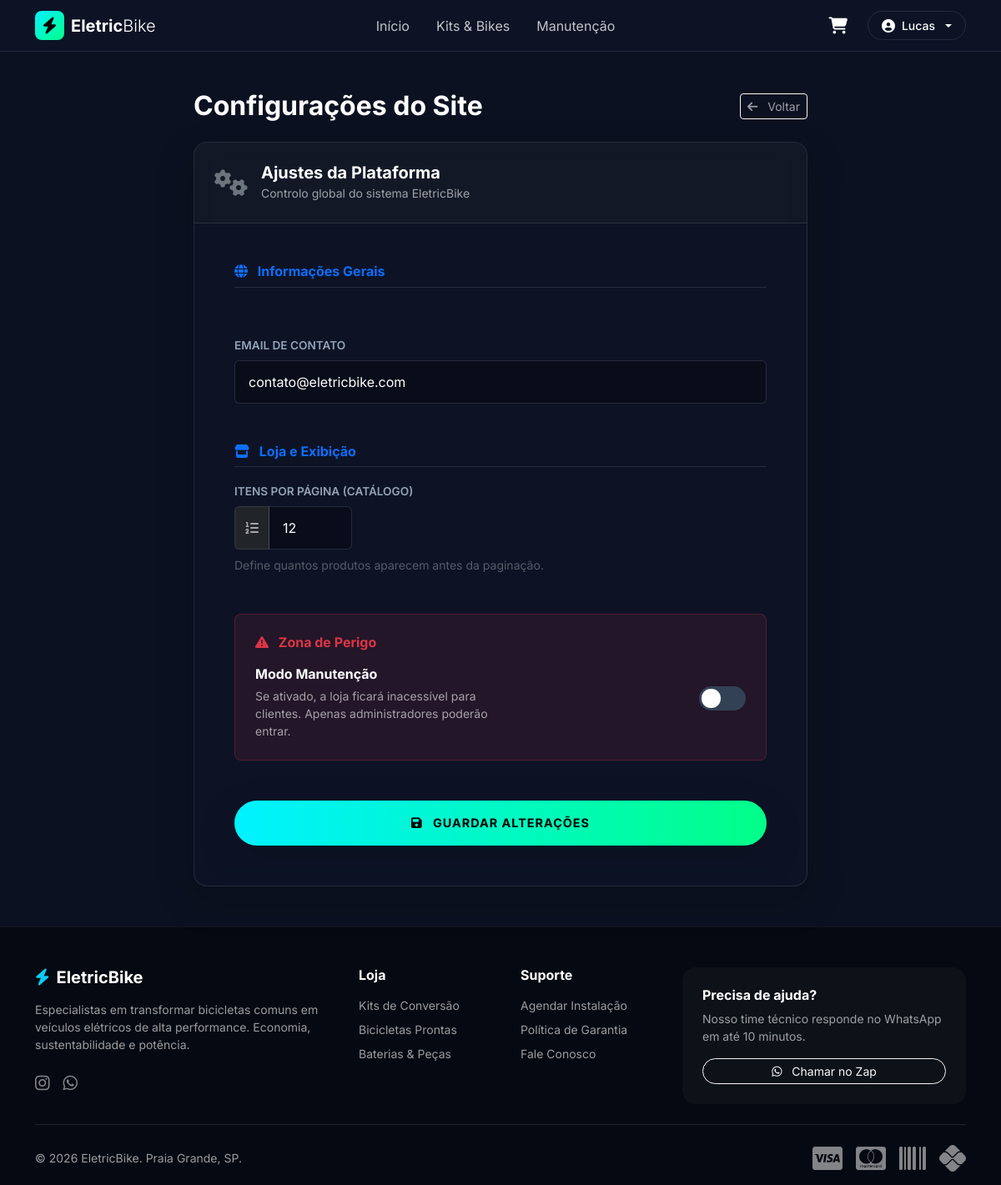
Page /settings/ (signed in) on the committed database.
### apps/Accounts/models.py (models this page shows, shortened)
class User(AbstractUser, TimeStampedModel):
    username = None
    email = models.EmailField('Email', unique=True)
    is_client = models.BooleanField("É Cliente?", default=False)
    is_staff_member = models.BooleanField("É da Equipe?", default=False)
    USERNAME_FIELD = 'email'
    REQUIRED_FIELDS = []
    objects = CustomUserManager()

### apps/Staff/models.py (models this page shows, shortened)
class SiteConfiguration(TimeStampedModel):
    site_name = models.CharField("Nome do Site", max_length=100, default="EletricBike")
    contact_email = models.EmailField("Email de Contato", default="contato@eletricbike.com")
    whatsapp_number = models.CharField("WhatsApp", max_length=20, blank=True)
    maintenance_mode = models.BooleanField("Modo Manutenção", default=False)
    free_shipping_threshold = models.DecimalField("Frete Grátis acima de (R$)", max_digits=10, decimal_places=2, default=500.00)
    class Meta:
        verbose_name = "Configuração do Site"
        verbose_name_plural = "Configurações"
    @classmethod
    def get_solo(cls):
        obj, created = cls.objects.get_or_create(pk=1)
        return obj

### apps/Staff/views.py (the view, shortened to what this page needs)
# urls.py: path("settings/", views.AdminSettingsView.as_view(), name="admin_settings"),
class AdminSettingsView(StaffRequiredMixin, UpdateView):
    model = SiteConfiguration
    form_class = SiteSettingsForm
    template_name = 'admin/settings.html'
    success_url = reverse_lazy('admin_settings')
    def get_object(self, queryset=None):
        obj, created = SiteConfiguration.objects.get_or_create(pk=1)
        return obj

### apps/Staff/forms.py
class SiteSettingsForm(forms.ModelForm):
    class Meta:
        model = SiteConfiguration
        fields = ['site_name', 'contact_email', 'whatsapp_number', 'free_shipping_threshold', 'maintenance_mode']
        widgets = {
            'site_name': forms.TextInput(attrs={'class': 'form-control form-control-dark'}),
            'contact_email': forms.EmailInput(attrs={'class': 'form-control form-control-dark'}),
            'whatsapp_number': forms.TextInput(attrs={'class': 'form-control form-control-dark'}),
            'free_shipping_threshold': forms.NumberInput(attrs={'class': 'form-control form-control-dark'}),
            'maintenance_mode': forms.CheckboxInput(attrs={'class': 'form-check-input'}),
        }

### apps/Staff/mixins.py (called while the page is built)
    def test_func(self):
        return self.request.user.is_authenticated and self.request.user.is_staff

### Templates/admin/settings.html (shortened to what this page needs)
{% extends 'base.html' %}
{% block content %}
<div class="container py-5">
    <div class="row justify-content-center">
        <div class="col-lg-8">
            <div class="d-flex align-items-center justify-content-between mb-4">
                <h2 class="text-white fw-bold mb-0">Configurações do Site</h2>
                <a href="{% url 'admin_dashboard' %}" class="btn btn-outline-light btn-sm border-opacity-25 text-muted hover-text-white">
                    <i class="fas fa-arrow-left me-2"></i> Voltar
                </a>
            </div>
            <div class="bg-glass rounded-4 border border-light border-opacity-10 shadow-lg overflow-hidden">
                <div class="p-4 border-bottom border-light border-opacity-10 bg-dark bg-opacity-25 d-flex align-items-center">
                    <i class="fas fa-cogs fa-2x me-3 text-secondary"></i>
                    <div>
                        <h5 class="mb-0 text-white fw-bold">Ajustes da Plataforma</h5>
                        <small class="text-muted">Controlo global do sistema EletricBike</small>
                    </div>
                </div>
                <div class="p-5">
                    <form method="post">
                        <div class="mb-5">
                            <h6 class="text-primary fw-bold mb-3 border-bottom border-light border-opacity-10 pb-2">
                                <i class="fas fa-globe me-2"></i> Informações Gerais
                            </h6>
                            <div class="row g-3">
                                <div class="col-12">
                                </div>
                                <div class="col-12">
                                    <label class="form-label">{{ form.contact_email.label }}</label>
                                    {{ form.contact_email }}
                                </div>
                            </div>
                        </div>
                        <div class="mb-5">
                            <h6 class="text-primary fw-bold mb-3 border-bottom border-light border-opacity-10 pb-2">
                                <i class="fas fa-store me-2"></i> Loja e Exibição
                            </h6>
                            <div class="form-group">
                                <label class="form-label">Itens por página (Catálogo)</label>
                                <div class="input-group">
                                    <span class="input-group-text bg-dark border-secondary border-opacity-25 text-muted"><i class="fas fa-list-ol"></i></span>
                                    <input type="number" name="{{ form.items_per_page.name }}" class="form-control" value="{{ form.items_per_page.value|default:12 }}" style="max-width: 100px;">
                                </div>
                                <div class="form-text text-muted opacity-50 small mt-2">Define quantos produtos aparecem antes da paginação.</div>
                            </div>
                        </div>
                        <div class="mb-5 bg-danger bg-opacity-10 p-4 rounded-3 border border-danger border-opacity-25">
                            <h6 class="text-danger fw-bold mb-3">
                                <i class="fas fa-exclamation-triangle me-2"></i> Zona de Perigo
                            </h6>
                            <div class="d-flex align-items-center justify-content-between">
                                <div>
                                    <label class="fw-bold text-white mb-1" for="maintenanceMode">Modo Manutenção</label>
                                    <p class="text-muted small mb-0" style="max-width: 300px;">
                                        Se ativado, a loja ficará inacessível para clientes. Apenas administradores poderão entrar.
                                    </p>
                                </div>
                                <div class="form-check form-switch">
                                    {{ form.maintenance_mode }}
                                </div>
                            </div>
                        </div>
                        <div class="d-grid mt-4">
                            <button type="submit" class="btn btn-neon py-3 fw-bold shadow-lg">
                                <i class="fas fa-save me-2"></i> Guardar Alterações
                            </button>
                        </div>
                    </form>
                </div>
            </div>
        </div>
    </div>
</div>
{% endblock %}

### Templates/navbar.html (shortened to what this page needs)
{% load static %}
<nav class="navbar navbar-expand-lg fixed-top bg-glass transition-all" id="mainNav">
    <div class="container">
        <a class="navbar-brand d-flex align-items-center gap-2" href="{% url 'home' %}">
            <div style="width: 35px; height: 35px; background: linear-gradient(135deg, var(--primary), var(--secondary)); border-radius: 8px; display: flex; align-items: center; justify-content: center; color: black;">
                <i class="fas fa-bolt"></i>
            </div>
            <span class="fw-bold text-white tracking-tight">Eletric<span class="fw-light">Bike</span></span>
        </a>
        <div class="collapse navbar-collapse" id="navbarNav">
            <ul class="navbar-nav mx-auto mb-2 mb-lg-0">
                <li class="nav-item"><a class="nav-link text-white opacity-75 hover-opacity-100 mx-2" href="{% url 'home' %}">Início</a></li>
                <li class="nav-item"><a class="nav-link text-white opacity-75 hover-opacity-100 mx-2" href="{% url 'bike_catalog' %}">Kits & Bikes</a></li>
                <li class="nav-item"><a class="nav-link text-white opacity-75 hover-opacity-100 mx-2" href="#manutencao">Manutenção</a></li>
            </ul>
            <div class="d-flex align-items-center gap-3">
                <a href="{% url 'cart_detail' %}" class="btn-cart-neon position-relative text-white text-decoration-none">
                    <i class="fas fa-shopping-cart fa-lg"></i>
                </a>
                {% if user.is_authenticated %}
                    <div class="dropdown">
                        <button class="btn btn-glass border border-white border-opacity-10 rounded-pill d-flex align-items-center gap-2 px-3 text-white dropdown-toggle" type="button" data-bs-toggle="dropdown">
                            <i class="fas fa-user-circle"></i>
                            <span class="small fw-medium">{{ user.first_name|default:user.username }}</span>
                        </button>
                    </div>
                {% else %}
                    <a href="{% url 'login' %}" class="text-white text-decoration-none small fw-bold me-2">Login</a>
                    <a href="{% url 'register' %}" class="btn btn-sm btn-neon px-3">Criar Conta</a>
                {% endif %}
            </div>
        </div>
    </div>
</nav>

### Templates/base.html (style rules this page uses)
:root { --primary: #00f2ff; --secondary: #00ff88; --dark-bg: #0b1120; --card-bg: #1e293b; --text-main: #f8fafc; --text-muted: #94a3b8; --glass-border: 1px solid rgba(255, 255, 255, 0.1); --glass-shadow: 0 8px 32px 0 rgba(0, 0, 0, 0.37); --glass-bg: rgba(15, 23, 42, 0.6); --navbar-height: 60px; }
body { font-family: 'Inter', sans-serif; background-color: var(--dark-bg); color: var(--text-main); overflow-x: hidden; -webkit-font-smoothing: antialiased; padding-top: var(--navbar-height); }
body { color: #f1f5f9 !important; }
.text-muted { color: rgba(255, 255, 255, 0.6) !important; }
h1, h2, h3, h4, h5, h6, .h1, .h2, .h3, .h4, .h5, .h6 { color: #ffffff !important; }
a { color: var(--primary); text-decoration: none; transition: 0.3s; }
.form-control, .form-select { color: white !important; background-color: rgba(0,0,0,0.3) !important; border-color: rgba(255,255,255,0.1) !important; }
.form-control::placeholder { color: rgba(255,255,255,0.4) !important; }
.bg-glass { background: var(--glass-bg); backdrop-filter: blur(12px); -webkit-backdrop-filter: blur(12px); border-bottom: var(--glass-border); }
.btn-neon { background: linear-gradient(90deg, var(--primary), var(--secondary)); border: none; color: #000; font-weight: 800; padding: 0.8rem 2rem; border-radius: 50px; text-transform: uppercase; letter-spacing: 1px; font-size: 0.9rem; transition: all 0.3s ease; box-shadow: 0 0 15px rgba(0, 242, 255, 0.3); }

### Templates/admin/settings.html (style rules this page uses)
.form-control, .form-select { background-color: rgba(0, 0, 0, 0.3); border: 1px solid rgba(255, 255, 255, 0.1); color: white; padding: 0.8rem 1rem; }
.form-label { color: #94a3b8; font-size: 0.85rem; font-weight: 600; text-transform: uppercase; }
.maintenance-switch { appearance: none; width: 3.5em; height: 1.8em; background: #334155; border-radius: 2em; position: relative; cursor: pointer; transition: 0.3s; outline: none; }
.maintenance-switch::after { content: ""; position: absolute; top: 0.2em; left: 0.2em; width: 1.4em; height: 1.4em; background: white; border-radius: 50%; transition: 0.3s; }

### Templates/navbar.html (style rules this page uses)
.btn-cart-neon { transition: all 0.3s ease; padding: 8px; border-radius: 50%; }

### rows in the picture
User: first_name "Lucas"
SiteConfiguration: contact_email "contato@eletricbike.com"
